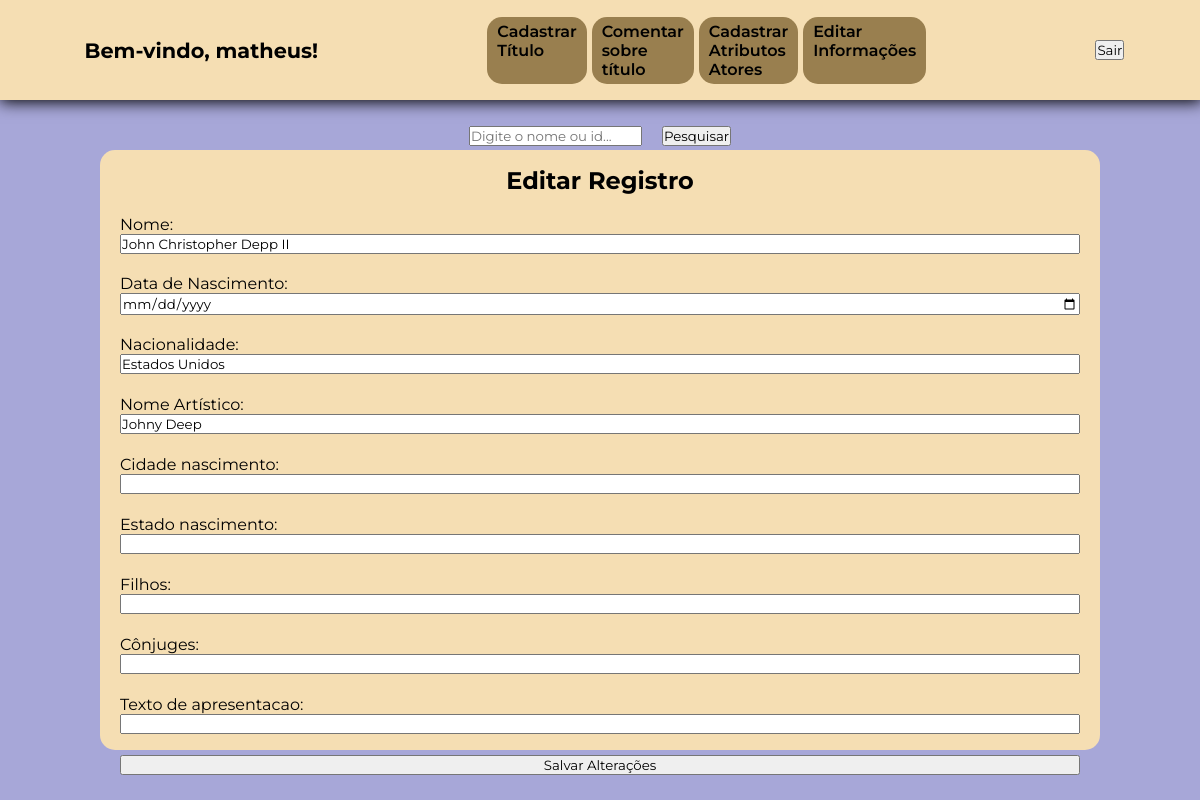
Before: /php/cadastro/editarInformacoes.php?editar=1 (signed in) with the older database file.
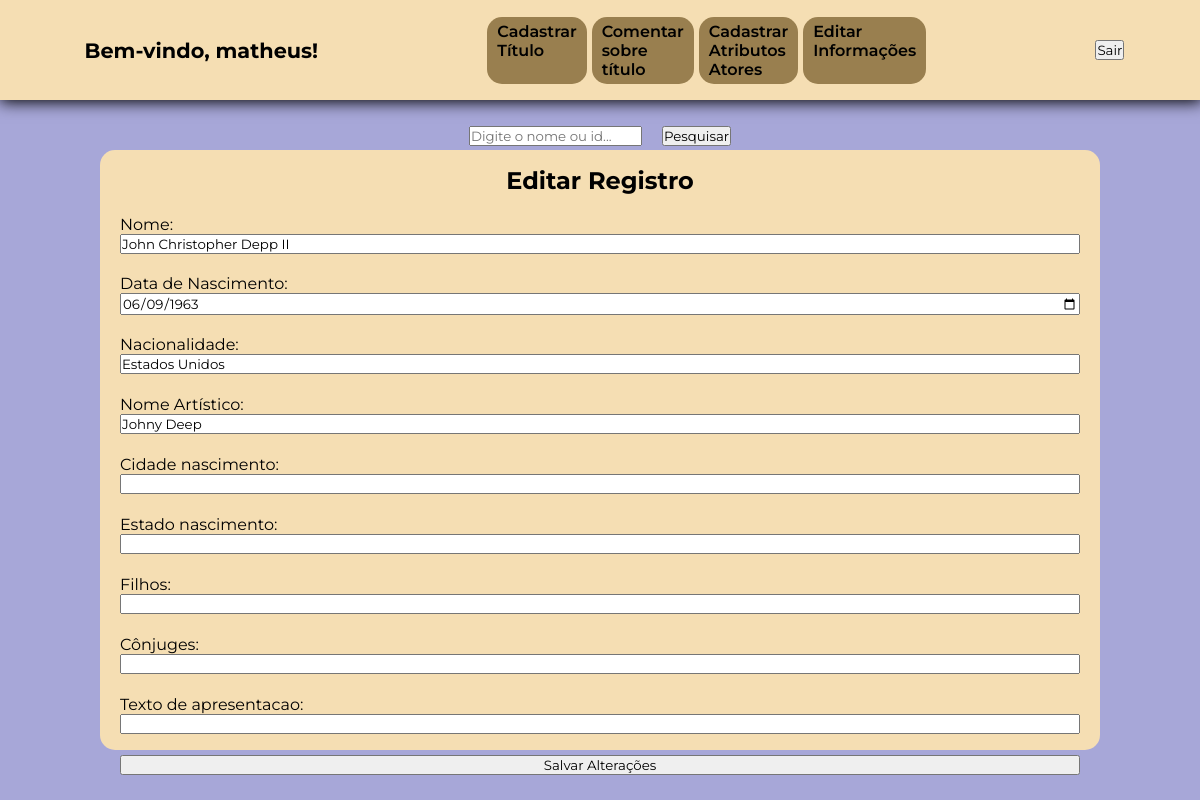
After: the same page with the newer database file.
### tables this page shows
CREATE TABLE `atores` (
  `id` int(11) NOT NULL,
  `nome` varchar(30) NOT NULL,
  `nascimento` date NOT NULL,
  `falecimento` date NOT NULL,
  `nacionalidade` varchar(30) NOT NULL,
  `nome_artistico` varchar(30) DEFAULT NULL,
  `altura` varchar(10) DEFAULT NULL
);

### php/cadastro/editarInformacoes.php (the view, shortened to what the changed rows need)
<?php
   require_once '../DB/conexaoDB.php';
?>
<!DOCTYPE html>
<html lang="pt-BR">
<head>
    <link rel="stylesheet" href="../../style/styleCadastroTitulo.css">
</head>
<body>
    <header>
        <?php include 'headerCadastro.php'; ?>
    </header>
    <main>
        <div class="card">
            <h2>Editar Registro</h2>
            <?php
            $id =
            $nome =
            $nascimento =
            $nacionalidade =
            $nomeArtistico =
            $cidadeNascimento =
            $estadoNascimento =
            $filhos =
            $conjuges =
            $txtApresentacao = '';
            if (isset($_GET['editar'])) {
                $idSelecionado = intval($_GET['editar']);
                try {
                    $sql = "SELECT id,
                    nome,
                    nascimento,
                    nacionalidade,
                    nome_artistico,
                    cidade_nascimento,
                    estado_nascimento,
                    filhos,
                    conjuges,
                    txt_apresentacao FROM atores WHERE id = :id";
                    $stmt = $pdo->prepare($sql);
                    $stmt->bindValue(':id', $idSelecionado, PDO::PARAM_INT);
                    $stmt->execute();
                    $registro = $stmt->fetch(PDO::FETCH_ASSOC);
                    if ($registro) {
                        $id                     = $registro['id'];
                        $nome                   = $registro['nome'];
                        $nascimento             = $registro['nascimento'];
                        $nacionalidade          = $registro['nacionalidade'];
                        $nomeArtistico          = $registro['nome_artistico'];
                        $cidadeNascimento       = $registro['cidade_nascimento'];
                        $estadoNascimento       = $registro['estado_nascimento'];
                        $filhos                 = $registro['filhos'];
                        $conjuges               = $registro['conjuges'];
                        $txtApresentacao        = $registro['txt_apresentacao'];
                    } else {
                        echo "<p style='color: red;'>Registro não encontrado.</p>";
                    }
                } catch (PDOException $e) {
                    echo "Erro ao carregar registro para edição: " . $e->getMessage();
                }
            }
            ?>
            <?php if ($id): ?>
                <form class="informacoes" method="POST" action="">
                    <div class="label-input">
                        <label for="nome">Nome:</label>
                        <input type="text" id="nome" name="nome" value="<?php echo htmlspecialchars($nome); ?>">
                    </div>
                    <div class="label-input">
                        <label for="nascimento">Data de Nascimento:</label>
                        <input type="date" id="nascimento" name="nascimento" value="<?php echo htmlspecialchars($nascimento); ?>">
                    </div>
                    <div class="label-input">
                        <label for="nacionalidade">Nacionalidade:</label>
                        <input type="text" id="nacionalidade" name="nacionalidade" value="<?php echo htmlspecialchars($nacionalidade); ?>">
                    </div>
                    <div class="label-input">
                        <label for="nome_artistico">Nome Artístico:</label>
                        <input type="text" id="nome_artistico" name="nome_artistico" value="<?php echo htmlspecialchars($nomeArtistico); ?>">
                    </div>
                    <div class="label-input">
                        <label for="cidade_nascimento">Cidade nascimento:</label>
                        <input type="text" id="cidade_nascimento" name="cidade_nascimento" value="<?php echo htmlspecialchars($cidadeNascimento); ?>">
                    </div>
                    <div class="label-input">
                        <label for="estado_nascimento">Estado nascimento:</label>
                        <input type="text" id="estado_nascimento" name="estado_nascimento" value="<?php echo htmlspecialchars($estadoNascimento); ?>">
                    </div>
                    <div class="label-input">
                        <label for="filhos">Filhos:</label>
                        <input type="text" id="filhos" name="filhos" value="<?php echo htmlspecialchars($filhos); ?>">
                    </div>
                    <div class="label-input">
                        <label for="conjuges">Cônjuges:</label>
                        <input type="text" id="conjuges" name="conjuges" value="<?php echo htmlspecialchars($conjuges); ?>">
                    </div>
                    <div class="label-input">
                        <label for="txt_apresentacao">Texto de apresentacao:</label>
                        <input type="text" id="txt_apresentacao" name="txt_apresentacao" value="<?php echo htmlspecialchars($txtApresentacao); ?>">
                    </div>
                    <button type="submit">Salvar Alterações</button>
                </form>
            <?php endif; ?>
        </div>
    </main>
</body>
</html>

Changed rows visible on the page:
changed atores "John Christopher Depp II": nascimento (not shown) → "06/09/1963"
